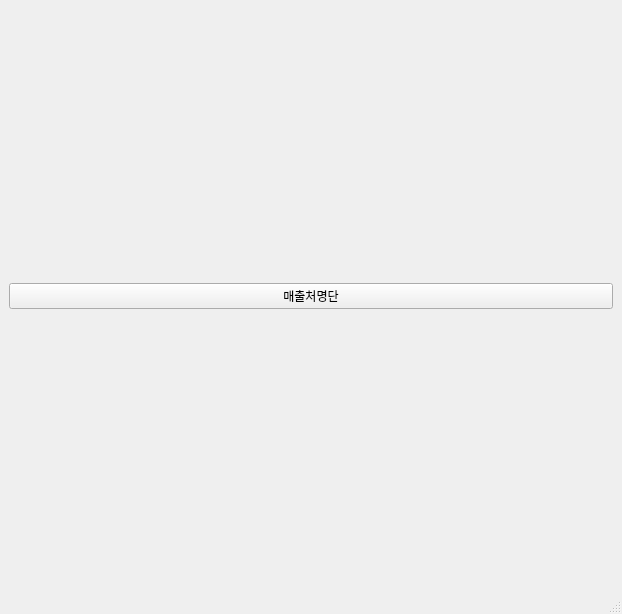
<?xml version="1.0" encoding="UTF-8"?>
<ui version="4.0">
 <class>MainWindow</class>
 <widget class="QMainWindow" name="MainWindow">
  <property name="geometry">
   <rect>
    <x>0</x>
    <y>0</y>
    <width>622</width>
    <height>614</height>
   </rect>
  </property>
  <property name="windowTitle">
   <string>MainWindow</string>
  </property>
  <widget class="QWidget" name="centralwidget">
   <layout class="QHBoxLayout" name="horizontalLayout">
    <item>
     <layout class="QVBoxLayout" name="verticalLayout">
      <item>
       <widget class="QPushButton" name="pushButton_ham">
        <property name="text">
         <string>매출처명단</string>
        </property>
       </widget>
      </item>
     </layout>
    </item>
   </layout>
  </widget>
  <widget class="QMenuBar" name="menubar">
   <property name="geometry">
    <rect>
     <x>0</x>
     <y>0</y>
     <width>622</width>
     <height>21</height>
    </rect>
   </property>
  </widget>
  <widget class="QStatusBar" name="statusbar"/>
 </widget>
 <resources/>
 <connections/>
</ui>
